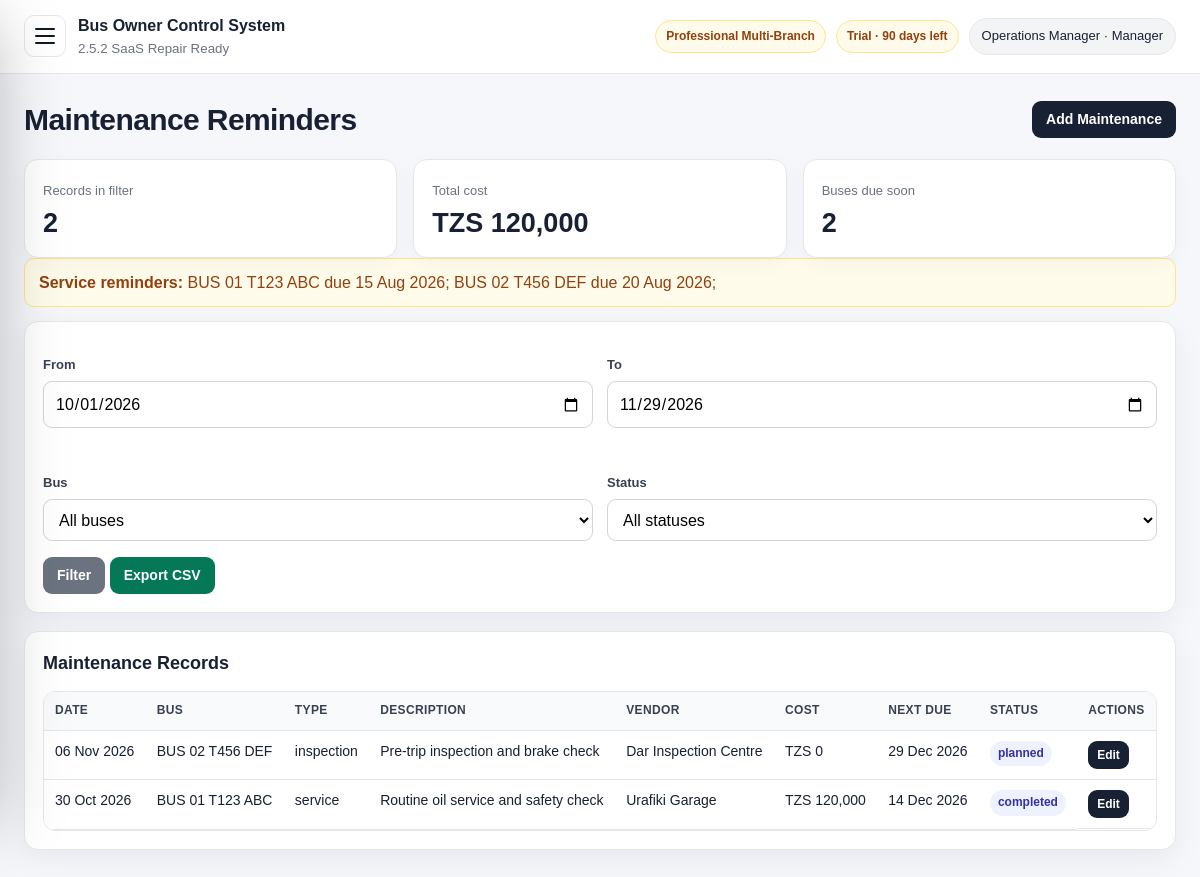
Page /maintenance.php (signed in) on the committed database.
### tables this page shows
CREATE TABLE package_tiers (
  id INT AUTO_INCREMENT PRIMARY KEY,
  code VARCHAR(40) NOT NULL UNIQUE,
  name VARCHAR(120) NOT NULL,
  description TEXT NULL,
  setup_fee DECIMAL(14,2) NOT NULL DEFAULT 0,
  optional_monthly_fee DECIMAL(14,2) NOT NULL DEFAULT 0,
  max_users INT NOT NULL DEFAULT 0,
  max_branches INT NOT NULL DEFAULT 0,
  max_buses INT NOT NULL DEFAULT 0,
  max_routes INT NOT NULL DEFAULT 0,
  max_monthly_trips INT NOT NULL DEFAULT 0,
  features_json LONGTEXT NOT NULL,
  status ENUM('active','inactive') NOT NULL DEFAULT 'active',
  display_order INT NOT NULL DEFAULT 0,
  created_at TIMESTAMP DEFAULT CURRENT_TIMESTAMP,
  updated_at TIMESTAMP NULL DEFAULT NULL ON UPDATE CURRENT_TIMESTAMP
);

CREATE TABLE subscription_license (
  id INT AUTO_INCREMENT PRIMARY KEY,
  company_name VARCHAR(180) NOT NULL DEFAULT 'Bus Company',
  license_key VARCHAR(120) NOT NULL DEFAULT 'DEMO-LICENSE',
  plan VARCHAR(80) NOT NULL DEFAULT 'Professional Multi-Branch',
  package_code VARCHAR(40) NOT NULL DEFAULT 'professional',
  billing_model ENUM('one_time_setup','one_time_plus_optional_support','recurring_subscription') NOT NULL DEFAULT 'one_time_plus_optional_support',
  status ENUM('trial','active','expired','suspended') NOT NULL DEFAULT 'trial',
  start_date DATE NULL,
  expiry_date DATE NULL,
  setup_fee_amount DECIMAL(14,2) NOT NULL DEFAULT 0,
  setup_fee_paid ENUM('no','partial','yes') NOT NULL DEFAULT 'no',
  optional_monthly_fee DECIMAL(14,2) NOT NULL DEFAULT 0,
  optional_monthly_enabled TINYINT(1) NOT NULL DEFAULT 0,
  support_status ENUM('off','active','paused','expired') NOT NULL DEFAULT 'off',
  support_start_date DATE NULL,
  support_expiry_date DATE NULL,
  max_users INT NOT NULL DEFAULT 40,
  max_branches INT NOT NULL DEFAULT 20,
  max_buses INT NOT NULL DEFAULT 50,
  max_routes INT NOT NULL DEFAULT 80,
  max_monthly_trips INT NOT NULL DEFAULT 2000,
  notes TEXT NULL,
  updated_at TIMESTAMP NULL DEFAULT NULL ON UPDATE CURRENT_TIMESTAMP,
  created_at TIMESTAMP DEFAULT CURRENT_TIMESTAMP,
  INDEX idx_subscription_package (package_code),
  INDEX idx_subscription_status (status)
);

CREATE TABLE users (
  id INT AUTO_INCREMENT PRIMARY KEY,
  name VARCHAR(120) NOT NULL,
  email VARCHAR(160) NOT NULL UNIQUE,
  password_hash VARCHAR(255) NOT NULL,
  role ENUM('owner','admin','manager','accountant','agent','parcel_officer') NOT NULL DEFAULT 'manager',
  agent_id INT NULL,
  status ENUM('active','inactive') NOT NULL DEFAULT 'active',
  last_login_at DATETIME NULL,
  created_at TIMESTAMP DEFAULT CURRENT_TIMESTAMP,
  updated_at TIMESTAMP NULL DEFAULT NULL ON UPDATE CURRENT_TIMESTAMP,
  CONSTRAINT fk_users_agent FOREIGN KEY (agent_id) REFERENCES agents(id),
  INDEX idx_users_role_status (role, status),
  INDEX idx_users_agent (agent_id)
);

CREATE TABLE buses (
  id INT AUTO_INCREMENT PRIMARY KEY,
  bus_number VARCHAR(80) NOT NULL,
  plate_number VARCHAR(40) NOT NULL UNIQUE,
  capacity INT NOT NULL,
  model VARCHAR(120) NULL,
  status ENUM('active','maintenance','inactive') NOT NULL DEFAULT 'active',
  latra_license_expiry DATE NULL,
  insurance_expiry DATE NULL,
  next_service_date DATE NULL,
  notes TEXT NULL,
  created_at TIMESTAMP DEFAULT CURRENT_TIMESTAMP
);

CREATE TABLE maintenance_records (
  id INT AUTO_INCREMENT PRIMARY KEY,
  bus_id INT NOT NULL,
  maintenance_type ENUM('service','repair','inspection','tyres','oil','other') NOT NULL DEFAULT 'service',
  service_date DATE NOT NULL,
  odometer_km INT NULL,
  vendor VARCHAR(160) NULL,
  description TEXT NOT NULL,
  cost DECIMAL(12,2) NOT NULL DEFAULT 0,
  status ENUM('planned','in_progress','completed','cancelled') NOT NULL DEFAULT 'planned',
  next_due_date DATE NULL,
  created_by INT NULL,
  created_at TIMESTAMP DEFAULT CURRENT_TIMESTAMP,
  updated_at TIMESTAMP NULL DEFAULT NULL ON UPDATE CURRENT_TIMESTAMP,
  CONSTRAINT fk_maintenance_bus FOREIGN KEY (bus_id) REFERENCES buses(id),
  CONSTRAINT fk_maintenance_user FOREIGN KEY (created_by) REFERENCES users(id) ON DELETE SET NULL,
  INDEX idx_maintenance_bus_date (bus_id, service_date),
  INDEX idx_maintenance_due (next_due_date, status)
);

### public/maintenance.php (the view, shortened to what the rows shown need)
<?php
require_once __DIR__ . '/../app/core/auth.php';
require_once __DIR__ . '/../app/core/saas.php';
require_roles(['owner','admin','manager']);
require_feature('maintenance');
$pdo = db();
$from = get_value('from', date('Y-m-01'));
$to = get_value('to', date('Y-m-d', strtotime('+30 days')));
$busId = (int)get_value('bus_id','0');
$statuses = ['planned','in_progress','completed','cancelled'];
$buses = $pdo->query('SELECT id,bus_number,plate_number,status,next_service_date FROM buses ORDER BY bus_number')->fetchAll();
$where=['m.service_date BETWEEN ? AND ?']; $params=[$from,$to];
$st=$pdo->prepare('SELECT m.*,b.bus_number,b.plate_number,u.name created_name FROM maintenance_records m JOIN buses b ON m.bus_id=b.id LEFT JOIN users u ON m.created_by=u.id WHERE '.implode(' AND ',$where).' ORDER BY m.service_date DESC,m.id DESC');
$st->execute($params); $rows=$st->fetchAll();
$dueSoon=$pdo->query('SELECT b.bus_number,b.plate_number,b.next_service_date FROM buses b WHERE b.next_service_date IS NOT NULL AND b.next_service_date <= DATE_ADD(CURDATE(), INTERVAL 30 DAY) ORDER BY b.next_service_date LIMIT 20')->fetchAll();
?>
<?php include __DIR__ . '/../app/views/header.php'; ?>
<div class="page-title"><h1>Maintenance Reminders</h1><a class="btn" href="<?= e(url('maintenance.php?action=create')) ?>">Add Maintenance</a></div>
<div class="grid grid-3"><div class="stat"></div><div class="stat"></div><div class="stat"></div></div>
<?php if($dueSoon): ?><div class="alert alert-warning"><strong>Service reminders:</strong> <?php foreach(array_slice($dueSoon,0,5) as $d): ?><?= e($d['bus_number'].' '.$d['plate_number'].' due '.app_date($d['next_service_date'])) ?>; <?php endforeach; ?></div><?php endif; ?>
<div class="card"><form method="get"><?= e($from) ?><?= e($to) ?><?php foreach($buses as $b): ?><?= e((string)$b['id']) ?> <?= selected($busId,$b['id']) ?><?= e($b['bus_number'].' '.$b['plate_number']) ?><?php endforeach; ?><?php foreach($statuses as $s): ?><?= e($s) ?> <?= selected($status,$s) ?><?= e(ucfirst(str_replace('_',' ',$s))) ?><?php endforeach; ?> <?php if (feature_enabled('exports')): ?><?= e(url('export.php?type=maintenance&from='.$from.'&to='.$to.'&bus_id='.$busId.'&status='.$status)) ?><?php endif; ?></form></div>
<div class="card"><h2>Maintenance Records</h2><div class="table-wrap"><table><thead><tr><th>Date</th><th>Bus</th><th>Type</th><th>Description</th><th>Vendor</th><th>Cost</th><th>Next Due</th><th>Status</th><th>Actions</th></tr></thead><tbody><?php foreach($rows as $r): ?><tr><td><?= e(app_date($r['service_date'])) ?></td><td><?= e($r['bus_number'].' '.$r['plate_number']) ?></td><td><?= e($r['maintenance_type']) ?></td><td><?= e($r['description']) ?></td><td><?= e($r['vendor']) ?></td><td><?= e(money($r['cost'])) ?></td><td><?= e(app_date($r['next_due_date'])) ?></td><td><span class="badge"><?= e($r['status']) ?></span></td><td class="actions"><a class="btn small" href="<?= e(url('maintenance.php?action=edit&id='.$r['id'])) ?>">Edit</a><?php if(can_delete_records()): ?><a class="btn small danger" onclick="return confirm('Delete maintenance record?')" href="<?= e(url('maintenance.php?action=delete&id='.$r['id'])) ?>">Delete</a><?php endif; ?></td></tr><?php endforeach; ?><?php if(!$rows): ?><tr><td colspan="9">No maintenance records found.</td></tr><?php endif; ?></tbody></table></div></div>
<?php include __DIR__ . '/../app/views/footer.php'; ?>

### app/views/header.php (shortened to what the rows shown need)
<?php require_once __DIR__ . '/../core/auth.php'; require_once __DIR__ . '/../core/settings.php'; require_once __DIR__ . '/../core/saas.php'; ?>
<!doctype html>
<html lang="en">
<head>
    <?php $cssVersion = @filemtime(__DIR__ . '/../../public/assets/css/style.css') ?: time(); ?>
    <link rel="stylesheet" href="<?= e(url('assets/css/style.css') . '?v=' . $cssVersion) ?>">
</head>
<body>
<div class="app-shell">
    <main class="main">
        <header class="topbar">
            <?php $user = current_user(); if ($user): $lic = license_state_label(); $pkg = package_badge(); ?>
                <div class="topbar-right">
                    <span class="license-chip <?= e($pkg['class']) ?>"><?= e($pkg['package']) ?></span>
                    <span class="license-chip <?= e($lic['class']) ?>"><?= e($lic['label']) ?></span>
                    <div class="user-chip"><?= e($user['name']) ?> · <?= e(role_label($user['role'])) ?></div>
                </div>
            <?php endif; ?>
        </header>
        <section class="content">

### rows in the picture
package_tiers: name "Professional Multi-Branch"
subscription_license: status+expiry_date "Trial · 90 days left"
users: name "Operations Manager", role "Manager"
buses: bus_number+plate_number+next_service_date "BUS 01 T123 ABC due 15 Aug 2026"
buses: bus_number+plate_number+next_service_date "BUS 02 T456 DEF due 20 Aug 2026"
maintenance_records: service_date "06 Nov 2026", bus.plate_number "BUS 02 T456 DEF", maintenance_type "inspection", description "Pre-trip inspection and brake check", vendor "Dar Inspection Centre", cost "TZS 0", next_due_date "29 Dec 2026", status "planned"
maintenance_records: service_date "30 Oct 2026", bus.plate_number "BUS 01 T123 ABC", maintenance_type "service", description "Routine oil service and safety check", vendor "Urafiki Garage", cost "TZS 120,000", next_due_date "14 Dec 2026", status "completed"

### other values in the picture
APP_NAME "Bus Owner Control System"
APP_VERSION "2.5.2 SaaS Repair Ready"
count($rows) "2"
money($totalCost) "TZS 120,000"
count($dueSoon) "2"
